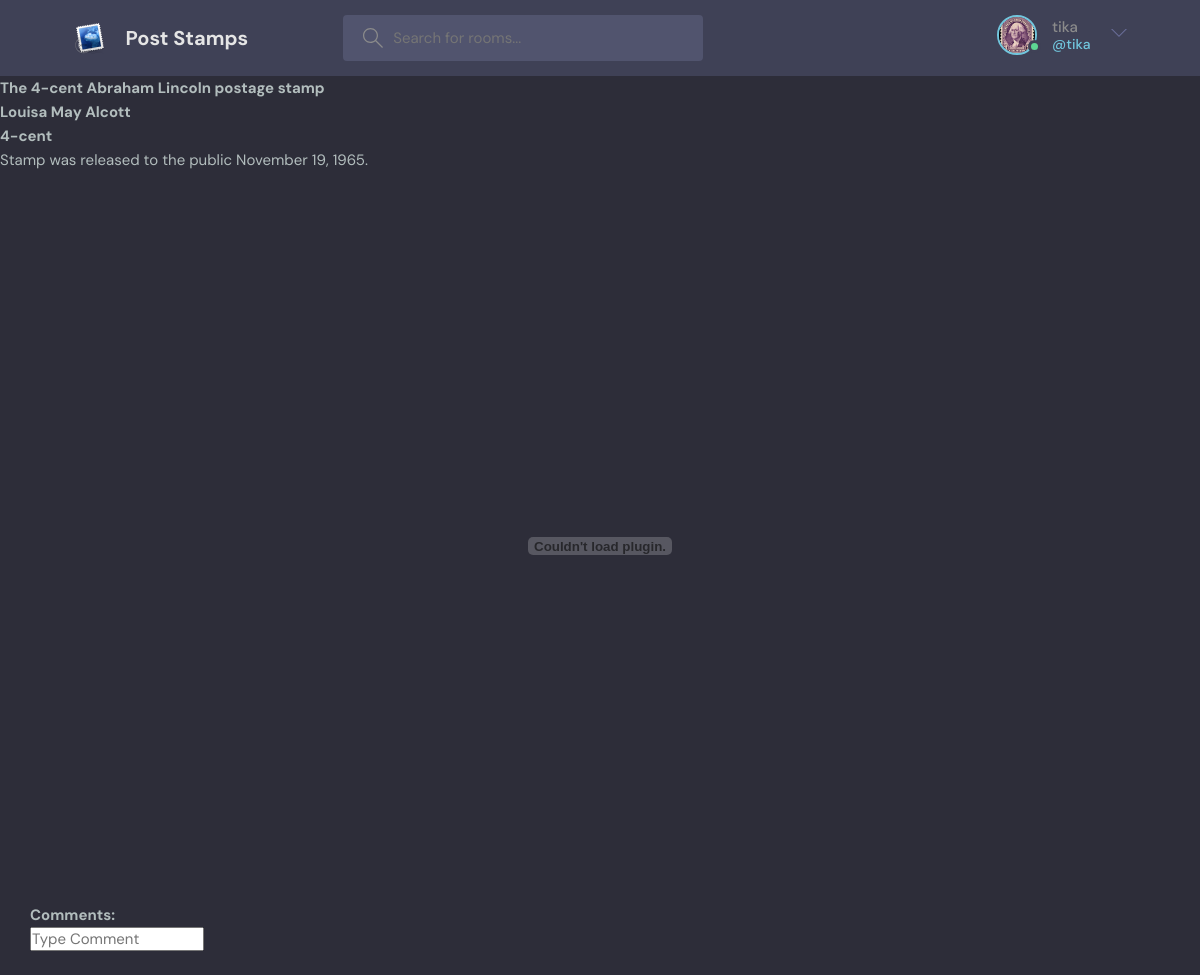
The page /view/4/ (signed in) on the database as committed earlier.
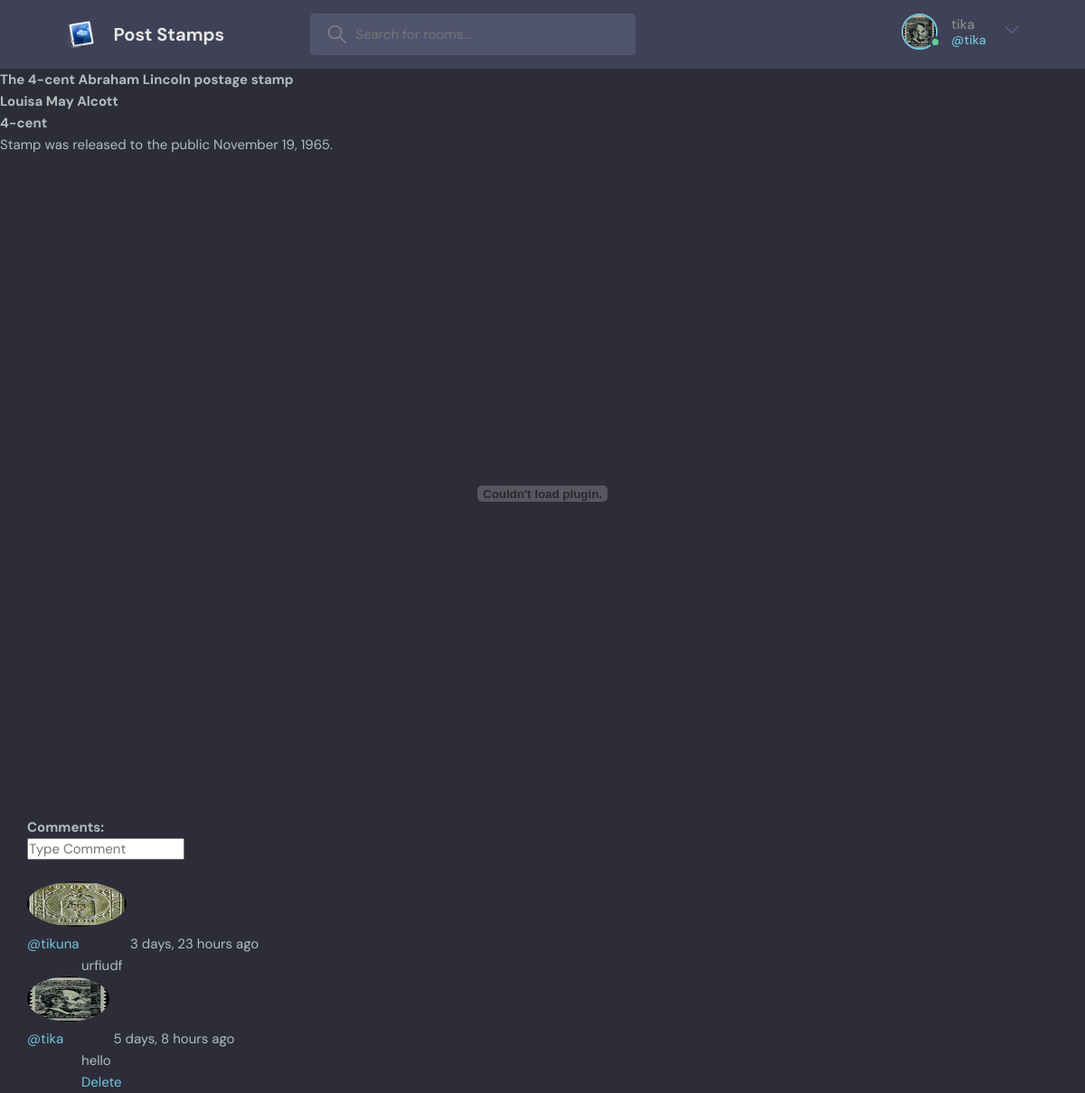
The same page on the database as committed later.
### base/models.py (models this page shows, shortened)
class User(AbstractUser):
    marks = models.ManyToManyField(Mark, blank=True, related_name='users')
    bio = models.TextField(null=True)
    avatar = models.ImageField(null=True, default='avatar.svg')

class Denomination(models.Model):
    objects = None
    name = models.CharField(max_length=300)
    def __str__(self):
        return self.name

class Comment(models.Model):
    user = models.ForeignKey(User, on_delete=models.CASCADE)
    mark = models.ForeignKey(Mark, on_delete=models.CASCADE)
    body = models.TextField()
    created = models.DateTimeField(auto_now_add=True)
    class Meta:
        ordering = ['-created']

### base/views.py (the view)
# urls.py: path('view/<str:id>/', views.view, name='view'),
@login_required(login_url='login')
def view(request, id):
    mark = Mark.objects.get(id=id)
    mark_comments = mark.comment_set.all().order_by('-created')
    if request.method =='POST':
        comment = Comment.objects.create(
            user=request.user,
            mark=mark,
            body=request.POST.get('body')
        )
    return render(request, 'base/view.html', {'mark': mark, 'comments': mark_comments})

### base/models.py (called while the page is built)
    def __str__(self):
        return self.name

### base/templates/base/view.html (shortened to what this page needs)
{% extends 'main.html' %}
{% block content %}
    <h1>{{ mark.name }}</h1>
    <h2>{{ mark.author }}</h2>
    <h3>
        {% for denomination in mark.denomination.all %}
            {{ denomination }}
        {% endfor %}
    </h3>
    <p>{{ mark.description }}</p>
    {% load static %}
    <br>
    <embed src="{% static mark.file.url %}" width="100%" height="700px" scrolling="auto"/>
    <br>
    <div style="margin-left: 30px;">
        <h2>Comments:</h2>
        <form method="POST" action="">
            <input name="body" placeholder="Type Comment">
        </form>
        <br>
        {% for comment in comments %}
            <div>
                <a href="{% url 'profile' comment.user.id %}">
                    <img src="{{ comment.user.avatar.url }}" width="50px" height="50px" style="border-radius: 50%">
                    <span>@{{ comment.user.username }}</span>
                </a>
                <span>{{ comment.created | timesince }} ago</span>
            </div>
            <div>
                <p style="margin-left: 60px;">{{ comment.body }}</p>
                {% if request.user == comment.user %}
                    <a href="{% url 'delete_comment' comment.id %}" style="margin-left: 60px;">Delete</a>
                {% endif %}
            </div>
        {% endfor %}
    </div>
{% endblock %}

### templates/navbar.html (shortened to what this page needs)
{% load static %}
<header class="header header--loggedIn">
      <div class="container">
        <a href="{% url 'home' %}" class="header__logo">
          <img src="{% static 'images/logo.png' %}" />
          <h1>Post Stamps</h1>
        </a>
        <form class="header__search">
          <label>
            <input name="q" placeholder="Search for rooms..." />
          </label>
        </form>
        <nav class="header__menu">
          {% if request.user.is_authenticated %}
            <div class="header__user">
              <a href="{% url 'profile' request.user.id %}">
                <div class="avatar avatar--medium active">
                  <img src="{{ request.user.avatar.url }}" />
                </div>
                <p>{{ request.user.username }}<span>@{{ request.user.username }}</span></p>
              </a>
              <button class="dropdown-button">
                <svg version="1.1" xmlns="http://www.w3.org/2000/svg" width="32" height="32" viewBox="0 0 32 32">
                  <title>chevron-down</title>
                  <path d="M16 21l-13-13h-3l16 16 16-16h-3l-13 13z"></path>
                </svg>
              </button>
            </div>
          {% else %}
            <a href="{% url 'login' %}">
              <img src="{% static 'images/avatar.svg' %}" />
              <p>Login</p>
            </a>
          {% endif %}
        </nav>
      </div>
</header>

Rows that differ between the two databases and show on the page:
changed User "tika": user.avatar: a different picture
added Comment: user.avatar (picture), user.username "tikuna", created "3 days, 23 hours", body "urfiudf"
added Comment: user.avatar (picture), user.username "tika", created "5 days, 8 hours", body "hello", shows "Delete"
